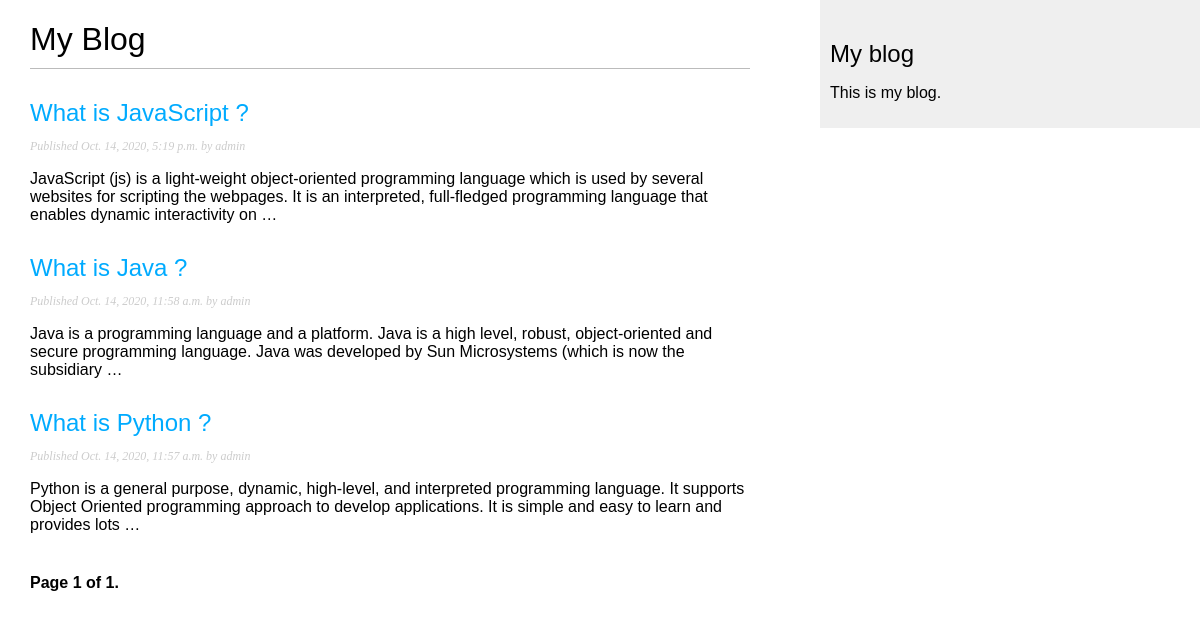
The page /blog/ on the database as committed earlier.
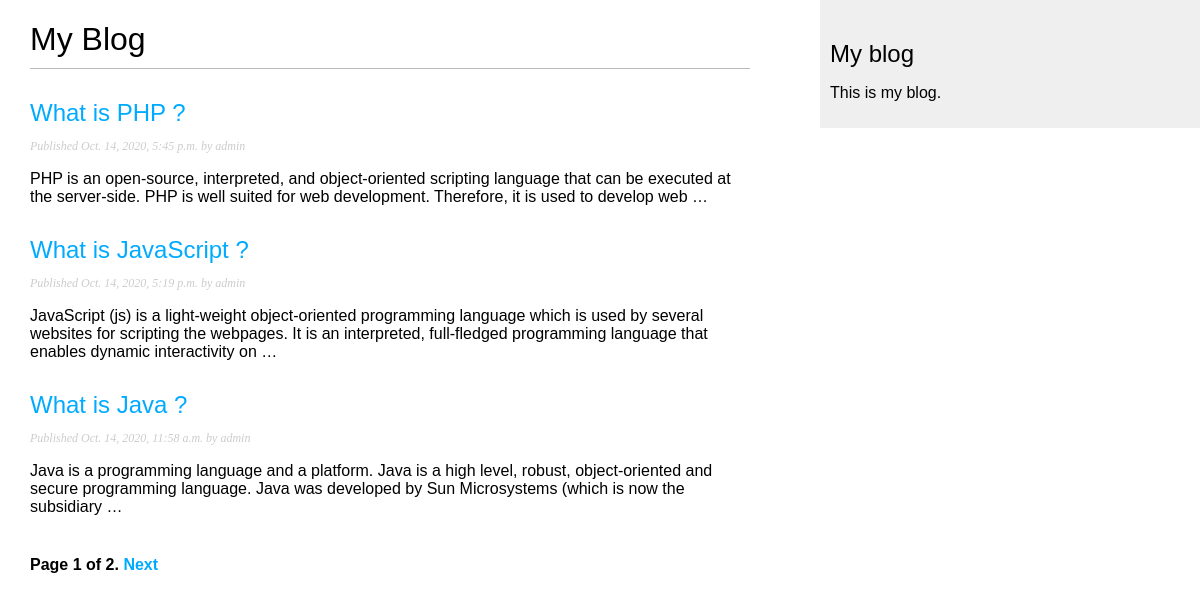
The same page on the database as committed later.
### blog/models.py (models this page shows, shortened)
class Post(models.Model):
    STATUS_CHOICES = (
('draft', 'Draft'),
('published', 'Published'),
)
    title = models.CharField(max_length=250)
    slug = models.SlugField(max_length=250,
    unique_for_date='publish')
    author = models.ForeignKey(User,
    on_delete=models.CASCADE,
    related_name='blog_posts')
    body = models.TextField()
    publish = models.DateTimeField(default=timezone.now)
    created = models.DateTimeField(auto_now_add=True)
    updated = models.DateTimeField(auto_now=True)
    status = models.CharField(max_length=10,
    choices=STATUS_CHOICES,
    default='draft')
    def get_absolute_url(self):
        return reverse('blog:post_detail', args=[self.publish.year,
            self.publish.month,
            self.publish.day, self.slug])
    class Meta:
      ordering = ('-publish',)
    objects = models.Manager() # The default manager.
    published = PublishedManager() # Our custom manager.
    """
 Creating a comment system
Building a model
    """

### blog/views.py (the view)
# urls.py: path('', views.PostListView.as_view(), name='post_list'),
class PostListView(ListView):
    queryset = Post.published.all()
    context_object_name = 'posts'
    paginate_by = 3
    template_name = 'blog/post/list.html'

### blog/templates/blog/post/list.html (shortened to what this page needs)
{% extends "blog/base.html" %}
{% block content %}
<h1>My Blog</h1>
{% for post in posts %}
<h2>
<a href="{{ post.get_absolute_url }}">
{{ post.title }}
</a>
</h2>
<p class="date">
Published {{ post.publish }} by {{ post.author }}
</p>
{{ post.body|truncatewords:30|linebreaks }}
{% endfor %}
{% include "pagination.html" with page=page_obj %}
{% endblock %}

Rows that differ between the two databases and show on the page:
no longer on this page (row unchanged): Post: title "What is Python ?", publish "Oct. 14, 2020, 11:57 a.m.", author "admin", body "Python is a general purpose, dynamic, high-level, and interpreted programming language. It supports Object Oriented programming approach to develop applications. It is simple and easy to learn and provides lots …"
added Post: title "What is PHP ?", publish "Oct. 14, 2020, 5:45 p.m.", author "admin", body "PHP is an open-source, interpreted, and object-oriented scripting language that can be executed at the server-side. PHP is well suited for web development. Therefore, it is used to develop web …"
Other text that changed with them:
{{ page.paginator.num_pages }}: "1" → "2"
text now shown: "Next"
